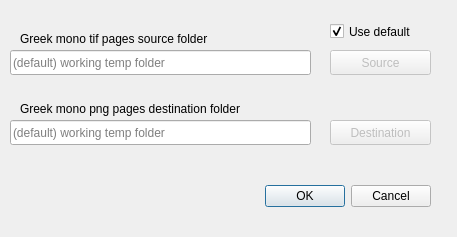
<?xml version="1.0" encoding="UTF-8"?>
<ui version="4.0">
 <class>greekmono2pngDialog</class>
 <widget class="QDialog" name="greekmono2pngDialog">
  <property name="windowModality">
   <enum>Qt::ApplicationModal</enum>
  </property>
  <property name="geometry">
   <rect>
    <x>0</x>
    <y>0</y>
    <width>457</width>
    <height>237</height>
   </rect>
  </property>
  <property name="windowTitle">
   <string>Convert  Greek mono tif pages into png pages</string>
  </property>
  <widget class="QDialogButtonBox" name="buttonBox">
   <property name="geometry">
    <rect>
     <x>260</x>
     <y>180</y>
     <width>171</width>
     <height>32</height>
    </rect>
   </property>
   <property name="orientation">
    <enum>Qt::Horizontal</enum>
   </property>
   <property name="standardButtons">
    <set>QDialogButtonBox::Cancel|QDialogButtonBox::Ok</set>
   </property>
  </widget>
  <widget class="QLineEdit" name="SourceLineEdit">
   <property name="geometry">
    <rect>
     <x>10</x>
     <y>50</y>
     <width>301</width>
     <height>25</height>
    </rect>
   </property>
   <property name="placeholderText">
    <string>(default) working temp folder</string>
   </property>
  </widget>
  <widget class="QPushButton" name="SourceButton">
   <property name="enabled">
    <bool>false</bool>
   </property>
   <property name="geometry">
    <rect>
     <x>330</x>
     <y>50</y>
     <width>101</width>
     <height>25</height>
    </rect>
   </property>
   <property name="text">
    <string>Source</string>
   </property>
   <property name="icon">
    <iconset resource="../UI_Icons.qrc">
     <normaloff>:/Icons/Icons/tiff-file.png</normaloff>:/Icons/Icons/tiff-file.png</iconset>
   </property>
  </widget>
  <widget class="QPushButton" name="DestinationButton">
   <property name="enabled">
    <bool>false</bool>
   </property>
   <property name="geometry">
    <rect>
     <x>330</x>
     <y>120</y>
     <width>101</width>
     <height>25</height>
    </rect>
   </property>
   <property name="text">
    <string>Destination</string>
   </property>
   <property name="icon">
    <iconset resource="../UI_Icons.qrc">
     <normaloff>:/Icons/Icons/png-file.png</normaloff>:/Icons/Icons/png-file.png</iconset>
   </property>
  </widget>
  <widget class="QLineEdit" name="DestinationLineEdit">
   <property name="geometry">
    <rect>
     <x>10</x>
     <y>120</y>
     <width>301</width>
     <height>25</height>
    </rect>
   </property>
   <property name="placeholderText">
    <string>(default) working temp folder</string>
   </property>
  </widget>
  <widget class="QLabel" name="SourceLabel">
   <property name="geometry">
    <rect>
     <x>20</x>
     <y>30</y>
     <width>251</width>
     <height>17</height>
    </rect>
   </property>
   <property name="text">
    <string>Greek mono tif pages source folder</string>
   </property>
  </widget>
  <widget class="QLabel" name="DestinationLabel">
   <property name="geometry">
    <rect>
     <x>20</x>
     <y>100</y>
     <width>291</width>
     <height>17</height>
    </rect>
   </property>
   <property name="text">
    <string>Greek mono png pages destination folder</string>
   </property>
  </widget>
  <widget class="QCheckBox" name="defaultsrcBox">
   <property name="geometry">
    <rect>
     <x>330</x>
     <y>20</y>
     <width>101</width>
     <height>23</height>
    </rect>
   </property>
   <property name="text">
    <string>Use default</string>
   </property>
   <property name="checked">
    <bool>true</bool>
   </property>
  </widget>
 </widget>
 <resources>
  <include location="../UI_Icons.qrc"/>
 </resources>
 <connections>
  <connection>
   <sender>buttonBox</sender>
   <signal>accepted()</signal>
   <receiver>greekmono2pngDialog</receiver>
   <slot>accept()</slot>
   <hints>
    <hint type="sourcelabel">
     <x>248</x>
     <y>254</y>
    </hint>
    <hint type="destinationlabel">
     <x>157</x>
     <y>274</y>
    </hint>
   </hints>
  </connection>
  <connection>
   <sender>buttonBox</sender>
   <signal>rejected()</signal>
   <receiver>greekmono2pngDialog</receiver>
   <slot>reject()</slot>
   <hints>
    <hint type="sourcelabel">
     <x>316</x>
     <y>260</y>
    </hint>
    <hint type="destinationlabel">
     <x>286</x>
     <y>274</y>
    </hint>
   </hints>
  </connection>
 </connections>
</ui>
